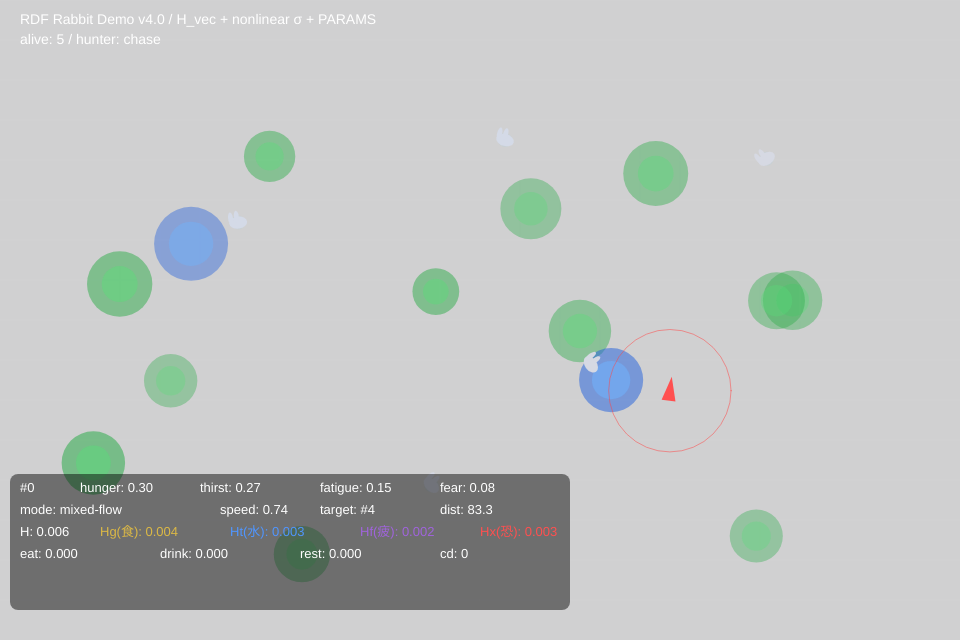
Frame 1 (no input)
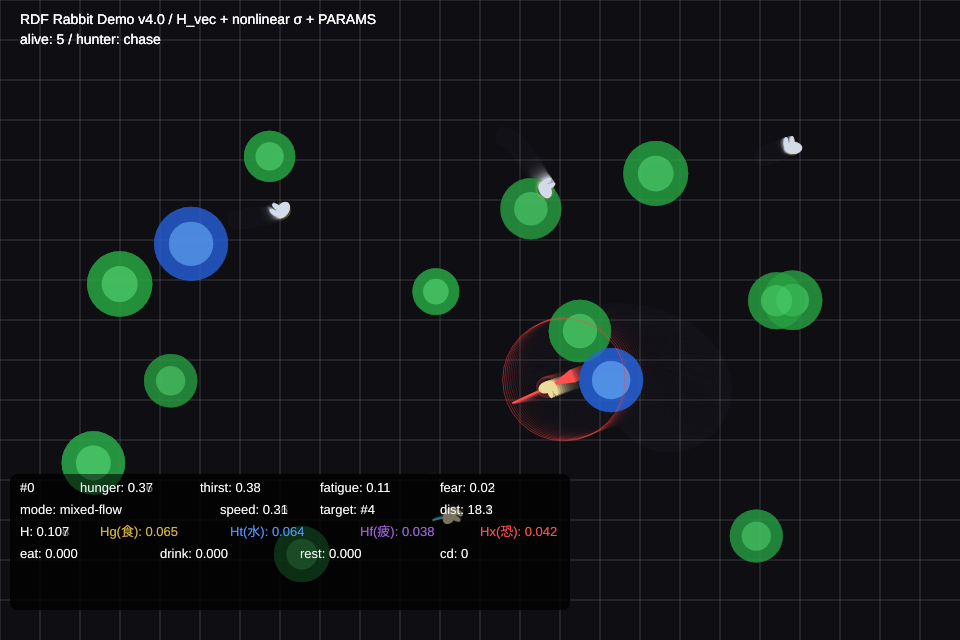
Frame 60 (no input)
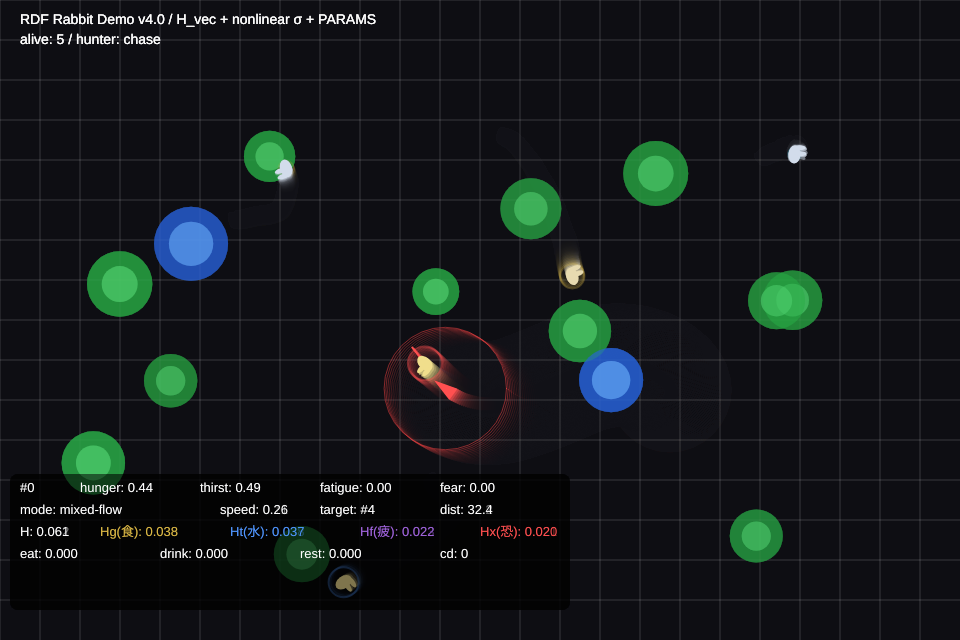
Frame 120 (the mouse pressed at the canvas centre since frame 60)

The p5.js sketch that drew these frames (run headless with seeded random() and noise() and a simulated clock; from frame 60 on, the mouse is pressed at the canvas centre):

// p5.js sketch
// ── sketch.js
/*
RDF Rabbit Demo v4.1 : 資源枯渇→即時転移

変更点 (v4.0 → v4.1):
──────────────────────────────────────────────────
[4] 資源の枯渇→転移モデル
    旧: nutrition/available が徐々に現地再生
    新: 閾値以下に枯渇 → respawn() で別の場所に即時転移＋リセット

    効果:
    - 水と草の重なりによる「永続安全地帯」が解消
    - 資源が地形のように動き回り、探索圧が常に維持される
    - アンカー退場条件(nutrition<0.08)が転移閾値(0.03)より先に発火するので
      アンカー中の rabbit が転移に巻き込まれることはない

    PARAMS 追加:
    - GRASS_RESPAWN_THRESHOLD: 0.03
    - WATER_RESPAWN_THRESHOLD: 0.03
──────────────────────────────────────────────────
*/

// ===== PARAMS（Fluctuation MOD の注入点） =====
const PARAMS = {
  // ワールド
  NUM_RABBITS: 5,
  NUM_GRASS:   12,
  NUM_WATER:   2,

  // 慣性係数  M：強いほど方向変化に抵抗
  M_INERTIA: 0.935,

  // ニーズ変化率
  HUNGER_RATE:  0.0012,
  THIRST_RATE:  0.0018,
  FEAR_DECAY:   0.97,

  // 疲労蓄積
  SPRINT_EXCESS_START:   1.35,
  SPRINT_FATIGUE_SCALE:  0.0032,
  SLOW_FATIGUE_RECOVERY: 0.0018,
  SLOW_THRESHOLD:        0.4,

  // H_vec 散逸  α：低いほど熱が長く残る
  H_DISSIPATION: 0.988,

  // 非線形σ係数  σ = error² × this
  H_ERROR_SCALE: 0.018,

  // 疲労→H_vec.fatigue への直接寄与
  H_FATIGUE_SCALE: 0.0015,

  // 跳躍後熱残留率 ρ
  H_JUMP_RESIDUAL: 0.35,

  // ニーズ過剰→H_vec 成分への二乗蓄積閾値＆係数
  THIRST_EXCESS_START:      0.48,
  HUNGER_EXCESS_START:      0.54,
  FATIGUE_EXCESS_START:     0.60,
  FEAR_EXCESS_START:        0.25,
  H_THIRST_EXCESS_SCALE:    0.12,
  H_HUNGER_EXCESS_SCALE:    0.08,
  H_FATIGUE_EXCESS_SCALE:   0.05,
  H_FEAR_EXCESS_SCALE:      0.10,

  // H_vec による勾配場増幅（最大ブースト率）
  H_FOOD_AMP:   0.45,
  H_WATER_AMP:  0.45,
  H_COVER_AMP:  0.30,
  H_DANGER_AMP: 0.35,

  // 摂取によるH_vec 冷却
  H_EAT_COOL:   1.5,
  H_DRINK_COOL: 1.5,

  // 恐怖曝露時の H_vec.fear 直接増加
  H_FEAR_SOUND:  0.002,
  H_FEAR_VISUAL: 0.006,

  // 跳躍閾値
  H_ANCHOR_THRESHOLD: 1.2,
  FEAR_ANCHOR_BREAK:  0.42,

  // 移動速度
  MIN_SPEED:         1.8,
  MAX_SPEED:         4.2,
  FATIGUE_SPEED_MIN: 0.56,

  // 勾配場の有効範囲
  FOOD_RANGE:        240,
  WATER_RANGE:       280,
  COVER_GRASS_RANGE: 210,
  COVER_WATER_RANGE: 220,

  // 壁反発
  WALL_MARGIN: 38,
  WALL_FORCE:  0.02,

  // ノイズ
  NOISE_BASE:    0.05,
  NOISE_H_SCALE: 0.03,

  // アンカー入場条件
  ANCHOR_MIN_OVERLAP:          0.72,
  ANCHOR_GRASS_MAX_FEAR:       0.28,
  ANCHOR_WATER_MAX_FEAR:       0.32,
  ANCHOR_MIN_HUNGER:           0.45,
  ANCHOR_MIN_FATIGUE:          0.42,
  ANCHOR_MIN_THIRST:           0.38,
  ANCHOR_MIN_GRASS_NUTRITION:  0.18,
  ANCHOR_MIN_WATER_AVAILABLE:  0.15,

  // アンカー退場条件
  ANCHOR_GRASS_EXIT_HUNGER:  0.16,
  ANCHOR_GRASS_EXIT_FATIGUE: 0.22,
  ANCHOR_GRASS_EXIT_THIRST:  0.68,
  ANCHOR_WATER_EXIT_THIRST:  0.22,

  // 摂取レート（自由行動 / アンカー中）
  INTAKE_FOOD_FREE:     0.010,
  INTAKE_FOOD_ANCHORED: 0.012,
  INTAKE_WATER_FREE:    0.012,
  INTAKE_WATER_ANCHORED:0.015,
  HUNGER_PER_FOOD:      0.9,
  THIRST_PER_WATER:     1.3,

  // 休息フラックス
  RESTFLUX_GRASS_FREE:     0.004,
  RESTFLUX_WATER_FREE:     0.003,
  RESTFLUX_GRASS_ANCHORED: 0.006,
  RESTFLUX_WATER_ANCHORED: 0.004,

  // 摩擦（資源上でのvel減衰）
  SLOW_FRICTION_GRASS: 0.16,
  SLOW_FRICTION_WATER: 0.14,

  // アンカー解放
  RELEASE_VEL:         1.8,
  COOLDOWN_ANCHOR:     70,
  COOLDOWN_FEAR_BREAK: 35,

  // ハンター
  HUNTER_DETECT_RANGE: 230,
  HUNTER_SOUND_RANGE:  260,
  HUNTER_KILL_RANGE:   12,
  HUNTER_CHASE_SPEED:  2.1,
  HUNTER_SEARCH_SPEED: 1.5,
  HUNTER_WANDER_SPEED: 1.0,
  HUNTER_MEMORY:       85,

  // バイアス表示閾値
  FEAR_BIAS:    0.58,
  THIRST_BIAS:  0.62,
  FATIGUE_BIAS: 0.62,
  HUNGER_BIAS:  0.62,

  // ノルアドレナリンスイッチ（素流圧ラベル再編）
  // fear がこの範囲を通過すると平時→非常時モードへ smooth に切替
  DANGER_MODE_LOW:      0.12,   // 以下 = 平時モード（旧0.30→下げた）
  DANGER_MODE_HIGH:     0.45,   // 以上 = 非常時モード（旧0.65→下げた）

  // naLevel の非対称ダイナミクス
  // 上昇は速く（危険検知は即座）、減衰は遅く（余韻が長い）
  NA_RISE_RATE:  0.18,   // dangerMode に向けて上昇する速さ
  NA_DECAY_RATE: 0.004,  // dangerMode が下がった後に減衰する速さ

  // 非常時モードでの食料・飲水圧の抑制率（平時=1.0）
  FOOD_DANGER_SUPPRESS:  0.08,  // 「草＝遮蔽」になるので食料引力ほぼ消える
  WATER_DANGER_SUPPRESS: 0.12,  // 「水辺＝逃走制限」になるので飲水引力消える

  // 危険時：草＝遮蔽候補（nutrition無関係でcoverを参照）
  COVER_DANGER_SCALE:    2.8,

  // 危険時：水辺＝移動制限リスク（反発圧）
  WATER_RISK_SCALE:      0.9,

  // 危険時：開放地露出リスク
  // 最寄り草までの距離がこれ以上→「開放地」と判定して遮蔽へ引力
  OPEN_RISK_THRESHOLD:   80,
  OPEN_RISK_SCALE:       1.4,

  // 資源枯渇→転移の閾値
  // アンカー退場条件(grass:0.08, water:0.07)より小さく設定
  // → anchored rabbit が転移に巻き込まれない
  GRASS_RESPAWN_THRESHOLD: 0.03,
  WATER_RESPAWN_THRESHOLD: 0.03,

  // リセット
  RESET_FRAMES: 90,
};

// ===== グローバル変数 =====
let rabbits = [];
let grassPatches = [];
let waterSources = [];
let hunter;
let resetTimer = 0;

// ===== セットアップ =====
function setup() {
  createCanvas(960, 640);
  initWorld();
}

function initWorld() {
  grassPatches = [];
  waterSources = [];
  rabbits      = [];
  resetTimer   = 0;

  for (let i = 0; i < PARAMS.NUM_GRASS; i++) {
    grassPatches.push(new GrassPatch(random(70, width - 70), random(70, height - 70)));
  }
  for (let i = 0; i < PARAMS.NUM_WATER; i++) {
    waterSources.push(new WaterSource(random(120, width - 120), random(120, height - 120)));
  }
  for (let i = 0; i < PARAMS.NUM_RABBITS; i++) {
    rabbits.push(new Rabbit(random(width * 0.2, width * 0.8), random(height * 0.2, height * 0.8), i));
  }
  hunter = new ActiveThreat(random(width), random(height));
}

// ===== メインループ =====
function draw() {
  background(18, 20, 24, 50);
  drawGrid();

  for (const g of grassPatches) { g.update(); g.show(); }
  for (const w of waterSources) { w.update(); w.show(); }

  const aliveRabbits = rabbits.filter(r => r.alive);

  hunter.update(aliveRabbits);
  hunter.show();

  for (const rabbit of rabbits) { rabbit.update(hunter); rabbit.show(); }

  drawUI(aliveRabbits.length);

  if (aliveRabbits.length === 0) {
    resetTimer++;
    drawResetOverlay();
    if (resetTimer > PARAMS.RESET_FRAMES) initWorld();
  }
}

function drawGrid() {
  stroke(255, 255, 255, 10);
  strokeWeight(1);
  for (let x = 0; x < width;  x += 40) line(x, 0, x, height);
  for (let y = 0; y < height; y += 40) line(0, y, width, y);
}

function drawUI(aliveCount) {
  noStroke();
  fill(255);
  textSize(14);
  text('RDF Rabbit Demo v4.0 / H_vec + nonlinear σ + PARAMS', 20, 24);
  text(`alive: ${aliveCount} / hunter: ${hunter.mode}`, 20, 44);

  // aliveCount はフレーム前半の snapshot なので
  // update() 中にハンターが仕留めた場合は focus が undefined になりうる
  const focus = rabbits.find(r => r.alive);
  if (!focus) return;
  const x = 20, y = height - 148;
  fill(0, 0, 0, 120);
  rect(x - 10, y - 18, 560, 136, 8);

  fill(255);
  textSize(13);
  text(`#${focus.id}`, x, y);
  text(`hunger: ${focus.hunger.toFixed(2)}`, x + 60,  y);
  text(`thirst: ${focus.thirst.toFixed(2)}`, x + 180, y);
  text(`fatigue: ${focus.fatigue.toFixed(2)}`, x + 300, y);
  text(`fear: ${focus.fear.toFixed(2)}`, x + 420, y);

  text(`mode: ${focus.label()}`, x, y + 22);
  text(`speed: ${focus.vel.mag().toFixed(2)}`, x + 200, y + 22);
  text(`target: ${hunter.target ? '#' + hunter.target.id : 'none'}`, x + 300, y + 22);
  text(`dist: ${hunter.target ? p5.Vector.dist(hunter.pos, hunter.target.pos).toFixed(1) : '-'}`, x + 420, y + 22);

  // H_vec 表示（色付き）
  const H  = focus.getH();
  const hv = focus.H_vec;
  fill(255); text(`H: ${H.toFixed(3)}`, x, y + 44);
  fill(220, 185, 70);  text(`Hg(食): ${hv.hunger.toFixed(3)}`,  x + 80,  y + 44);
  fill(80,  150, 255); text(`Ht(水): ${hv.thirst.toFixed(3)}`,  x + 210, y + 44);
  fill(160, 100, 220); text(`Hf(疲): ${hv.fatigue.toFixed(3)}`, x + 340, y + 44);
  fill(255, 80,  80);  text(`Hx(恐): ${hv.fear.toFixed(3)}`,    x + 460, y + 44);

  fill(255);
  text(`eat: ${focus.intakeFood.toFixed(3)}`,   x,       y + 66);
  text(`drink: ${focus.intakeWater.toFixed(3)}`, x + 140, y + 66);
  text(`rest: ${focus.restFlux.toFixed(3)}`,     x + 280, y + 66);
  text(`cd: ${focus.anchorCooldown}`,             x + 420, y + 66);
}

function drawResetOverlay() {
  fill(0, 0, 0, 140);
  rect(0, 0, width, height);
  fill(255);
  textAlign(CENTER, CENTER);
  textSize(28);
  text('All rabbits dead — resetting...', width / 2, height / 2);
  textAlign(LEFT, BASELINE);
}

// ===== GrassPatch =====
class GrassPatch {
  constructor(x, y) {
    this.pos       = createVector(x, y);
    this.radius    = random(22, 36);
    this.nutrition = random(0.55, 1.0);
    this.cover     = random(0.35, 1.0);
    this.stopEase  = random(0.45, 1.0);
    // growRate 削除: 現地再生なし → 枯渇で転移
  }

  // 枯渇したら別の場所に転移・リセット
  respawn() {
    this.pos.set(random(70, width - 70), random(70, height - 70));
    this.radius    = random(22, 36);
    this.nutrition = random(0.65, 1.0);
    this.cover     = random(0.35, 1.0);
    this.stopEase  = random(0.45, 1.0);
  }

  update() { /* 現地再生なし */ }

  consume(amount) {
    const eaten = min(this.nutrition, amount);
    this.nutrition -= eaten;
    if (this.nutrition < PARAMS.GRASS_RESPAWN_THRESHOLD) this.respawn();
    return eaten;
  }
  show() {
    noStroke();
    const alpha = map(this.nutrition, 0, 1, 22, 140);
    fill(40, 170, 70, alpha);
    circle(this.pos.x, this.pos.y, this.radius * 2);
    fill(90, 220, 120, alpha * 0.9);
    circle(this.pos.x, this.pos.y, this.radius * 1.1);
  }
}

// ===== WaterSource =====
class WaterSource {
  constructor(x, y) {
    this.pos       = createVector(x, y);
    this.radius    = random(28, 42);
    this.hydration = random(0.85, 1.0);
    this.available = random(0.6, 1.0);
    this.stopEase  = random(0.4, 0.8);
    // recoverRate 削除: 現地再生なし → 枯渇で転移
  }

  // 枯渇したら別の場所に転移・リセット
  respawn() {
    this.pos.set(random(120, width - 120), random(120, height - 120));
    this.radius    = random(28, 42);
    this.hydration = random(0.85, 1.0);
    this.available = random(0.65, 1.0);
    this.stopEase  = random(0.4, 0.8);
  }

  update() { /* 現地再生なし */ }

  drink(amount) {
    const drank = min(this.available, amount);
    this.available -= drank;
    if (this.available < PARAMS.WATER_RESPAWN_THRESHOLD) this.respawn();
    return drank;
  }
  show() {
    noStroke();
    const alpha = map(this.available, 0, 1, 40, 150);
    fill(40, 100, 220, alpha);
    circle(this.pos.x, this.pos.y, this.radius * 2);
    fill(110, 180, 255, alpha * 0.95);
    circle(this.pos.x, this.pos.y, this.radius * 1.2);
  }
}

// ===== ActiveThreat =====
class ActiveThreat {
  constructor(x, y) {
    this.pos         = createVector(x, y);
    this.vel         = p5.Vector.random2D().mult(0.9);
    this.acc         = createVector(0, 0);
    this.radius      = 18;
    this.mode        = 'wander';
    this.detectRange = PARAMS.HUNTER_DETECT_RANGE;
    this.soundRange  = PARAMS.HUNTER_SOUND_RANGE;
    this.killRange   = PARAMS.HUNTER_KILL_RANGE;
    this.memory      = 0;
    this.lastSeen    = null;
    this.target      = null;
  }

  canSee(rabbit) {
    if (!rabbit || !rabbit.alive) return false;
    const d = p5.Vector.dist(this.pos, rabbit.pos);
    if (d > this.detectRange) return false;
    for (const g of grassPatches) {
      if (distancePointToSegment(g.pos, this.pos, rabbit.pos) < g.radius * 0.9) return false;
    }
    return true;
  }

  chooseTarget(rabbits) {
    let best = null, bestD = Infinity;
    for (const r of rabbits) {
      if (!r.alive) continue;
      const d = p5.Vector.dist(this.pos, r.pos);
      if (this.canSee(r) && d < bestD) { best = r; bestD = d; }
    }
    return best;
  }

  update(rabbits) {
    this.acc.mult(0);
    const visible = this.chooseTarget(rabbits);

    if (visible) {
      this.target   = visible;
      this.mode     = 'chase';
      this.memory   = PARAMS.HUNTER_MEMORY;
      this.lastSeen = visible.pos.copy();
    } else if (this.memory > 0 && this.lastSeen) {
      this.mode = 'search';
      this.memory--;
      if (this.target && !this.target.alive) this.target = null;
    } else {
      this.mode     = 'wander';
      this.lastSeen = null;
      this.target   = null;
    }

    if (this.mode === 'chase' && this.target?.alive) {
      this.acc.add(p5.Vector.sub(this.target.pos, this.pos).normalize().mult(0.18));
    } else if (this.mode === 'search' && this.lastSeen) {
      const dir = p5.Vector.sub(this.lastSeen, this.pos);
      if (dir.mag() > 5) this.acc.add(dir.normalize().mult(0.1));
      if (random() < 0.04) this.acc.add(p5.Vector.random2D().mult(0.08));
    } else {
      if (random() < 0.06) this.acc.add(p5.Vector.random2D().mult(0.12));
    }

    this.vel.add(this.acc);
    const maxSpeed = this.mode === 'chase'  ? PARAMS.HUNTER_CHASE_SPEED  :
                     this.mode === 'search' ? PARAMS.HUNTER_SEARCH_SPEED : PARAMS.HUNTER_WANDER_SPEED;
    this.vel.limit(maxSpeed);
    this.pos.add(this.vel);
    wrapPosition(this.pos);

    if (this.target?.alive) {
      if (p5.Vector.dist(this.pos, this.target.pos) < this.killRange) {
        this.target.die();
        this.mode = 'wander';
        this.target = this.lastSeen = null;
        this.memory = 0;
      }
    }
  }

  show() {
    noFill();
    stroke(255, 70, 70, this.mode === 'chase' ? 130 : 70);
    circle(this.pos.x, this.pos.y, this.radius * 6.8);
    push();
    translate(this.pos.x, this.pos.y);
    noStroke();
    fill(this.mode === 'chase' ? color(255, 80, 80) : color(210, 90, 90));
    rotate(this.vel.heading());
    triangle(14, 0, -10, -7, -10, 7);
    pop();
  }
}

// ===== Rabbit =====
class Rabbit {
  constructor(x, y, id) {
    this.id    = id;
    this.alive = true;
    this.pos   = createVector(x, y);
    this.vel   = p5.Vector.random2D().mult(0.8);
    this.acc   = createVector(0, 0);

    // 整合慣性（スカラー近似）
    this.M = PARAMS.M_INERTIA;

    // H_vec：4次元熱ベクトル
    // hunger:空腹熱 / thirst:口渇熱 / fatigue:疲労熱 / fear:恐怖熱
    this.H_vec = { hunger: 0, thirst: 0, fatigue: 0, fear: 0 };

    this.hunger  = random(0.2, 0.35);
    this.thirst  = random(0.18, 0.32);
    this.fatigue = random(0.08, 0.16);
    this.fear    = random(0.04, 0.1);

    // naLevel：ノルアドレナリンレベル（fear より遅く減衰する）
    // 上昇速: NA_RISE_RATE / 減衰遅: NA_DECAY_RATE
    this.naLevel = 0;

    this.noiseScale  = PARAMS.NOISE_BASE;
    this.intakeFood  = 0;
    this.intakeWater = 0;
    this.restFlux    = 0;

    this.isAnchored    = false;
    this.anchorType    = null;
    this.anchorTarget  = null;
    this.anchorCooldown = 0;

    this.lastForces = {
      food:   createVector(0, 0),
      water:  createVector(0, 0),
      cover:  createVector(0, 0),
      danger: createVector(0, 0),
      cost:   createVector(0, 0),
    };
  }

  // ||H_vec|| = スカラーH（閾値判定・リング半径に使用）
  getH() {
    const v = this.H_vec;
    return sqrt(v.hunger**2 + v.thirst**2 + v.fatigue**2 + v.fear**2);
  }

  // H_vec 全成分に一様係数を適用（散逸・跳躍後残留）
  _scaleH(factor) {
    this.H_vec.hunger  *= factor;
    this.H_vec.thirst  *= factor;
    this.H_vec.fatigue *= factor;
    this.H_vec.fear    *= factor;
  }

  die() {
    this.alive = false;
    this.isAnchored = false;
    this.vel.set(0, 0);
    this.acc.set(0, 0);
  }

  label() {
    if (!this.alive) return 'dead';
    if (this.isAnchored && this.anchorType === 'grass')  return 'anchored-grass';
    if (this.isAnchored && this.anchorType === 'water')  return 'anchored-water';
    if (this.naLevel    > 0.85)              return 'NA-switch';
    if (this.fear    > PARAMS.FEAR_BIAS)    return 'escape-bias';
    if (this.thirst  > PARAMS.THIRST_BIAS)  return 'water-bias';
    if (this.fatigue > PARAMS.FATIGUE_BIAS) return 'rest-bias';
    if (this.hunger  > PARAMS.HUNGER_BIAS)  return 'food-bias';
    return 'mixed-flow';
  }

  update(hunter) {
    if (!this.alive) return;

    this.acc.mult(0);
    this.intakeFood  = 0;
    this.intakeWater = 0;
    this.restFlux    = 0;

    if (this.anchorCooldown > 0) this.anchorCooldown--;

    this.updateNeeds();

    if (this.isAnchored) {
      this.senseDangerOnly(hunter);
      this.applyAnchoredFlows();
      const quickBreak = lerp(PARAMS.FEAR_ANCHOR_BREAK, 0.92, this.naLevel);
      if (this.fear > quickBreak) this.clearAnchor(PARAMS.COOLDOWN_FEAR_BREAK);
      return;
    }

    const field = this.buildGradientField(hunter);
    this.lastForces = field;

    const inertialFlow = p5.Vector.mult(this.vel, this.M);

    let total = createVector(0, 0);
    total.add(field.food);
    total.add(field.water);
    total.add(field.cover);
    total.add(field.cost);
    total.add(field.danger);

    // 誤差 E(t) = F(t) - M·V(t)
    const error = p5.Vector.sub(total, inertialFlow).mag();

    // 非線形熱生成 σ = error² × H_ERROR_SCALE
    // → 現在の need 比で H_vec 各成分に分配
    const sigma   = error * error * PARAMS.H_ERROR_SCALE;
    const needSum = this.hunger + this.thirst + this.fatigue + this.fear + 0.001;
    this.H_vec.hunger  += sigma * (this.hunger  / needSum);
    this.H_vec.thirst  += sigma * (this.thirst  / needSum);
    this.H_vec.fatigue += sigma * (this.fatigue / needSum);
    this.H_vec.fear    += sigma * (this.fear    / needSum);

    // 疲労の直接寄与（疲労熱成分へ）
    this.H_vec.fatigue += this.fatigue * PARAMS.H_FATIGUE_SCALE;

    // H_vec 散逸  dH/dt の -αH 項
    this._scaleH(PARAMS.H_DISSIPATION);

    const H = this.getH();

    // ξ：H_vec の大きさに比例してノイズ増加
    total.add(p5.Vector.random2D().mult(this.noiseScale + H * PARAMS.NOISE_H_SCALE));

    this.vel.add(total);
    this.vel.limit(this.computeMaxSpeed());
    this.pos.add(this.vel);
    wrapPosition(this.pos);

    this.resolveLocalInteractions();
    this.tryAnchorPhase();
  }

  updateNeeds() {
    this.hunger = constrain(this.hunger + PARAMS.HUNGER_RATE, 0, 1);
    this.thirst = constrain(this.thirst + PARAMS.THIRST_RATE, 0, 1);
    this.fear  *= PARAMS.FEAR_DECAY;

    // naLevel：fear から求めた目標値に非対称レートで追従
    // 上昇は速く（NA_RISE_RATE）、減衰は遅い（NA_DECAY_RATE）
    const naTarget = constrain(
      map(this.fear, PARAMS.DANGER_MODE_LOW, PARAMS.DANGER_MODE_HIGH, 0, 1),
      0, 1
    );
    if (naTarget > this.naLevel) {
      this.naLevel = lerp(this.naLevel, naTarget, PARAMS.NA_RISE_RATE);
    } else {
      this.naLevel = lerp(this.naLevel, naTarget, PARAMS.NA_DECAY_RATE);
    }

    // 過剰ニーズ → 対応する H_vec 成分に二乗蓄積
    const thirstEx  = max(0, this.thirst  - PARAMS.THIRST_EXCESS_START);
    const hungerEx  = max(0, this.hunger  - PARAMS.HUNGER_EXCESS_START);
    const fatigueEx = max(0, this.fatigue - PARAMS.FATIGUE_EXCESS_START);
    const fearEx    = max(0, this.fear    - PARAMS.FEAR_EXCESS_START);
    this.H_vec.thirst  += thirstEx  ** 2 * PARAMS.H_THIRST_EXCESS_SCALE;
    this.H_vec.hunger  += hungerEx  ** 2 * PARAMS.H_HUNGER_EXCESS_SCALE;
    this.H_vec.fatigue += fatigueEx ** 2 * PARAMS.H_FATIGUE_EXCESS_SCALE;
    this.H_vec.fear    += fearEx    ** 2 * PARAMS.H_FEAR_EXCESS_SCALE;

    const speed        = this.vel.mag();
    const sprintExcess = max(0, speed - PARAMS.SPRINT_EXCESS_START);
    this.fatigue = constrain(
      this.fatigue + sprintExcess ** 2 * PARAMS.SPRINT_FATIGUE_SCALE, 0, 1
    );

    if (!this.isAnchored && speed < PARAMS.SLOW_THRESHOLD) {
      this.fatigue = max(0, this.fatigue - PARAMS.SLOW_FATIGUE_RECOVERY);
    }
  }

  senseDangerOnly(hunter) {
    const d = max(p5.Vector.dist(this.pos, hunter.pos), 1);
    if (d < hunter.soundRange) {
      this.fear = min(1, this.fear + 0.0025);
      this.H_vec.fear = min(3, this.H_vec.fear + PARAMS.H_FEAR_SOUND);
    }
    if (hunter.canSee(this) && d < hunter.detectRange) {
      this.fear = min(1, this.fear + 0.012);
      this.H_vec.fear = min(3, this.H_vec.fear + PARAMS.H_FEAR_VISUAL);
    }
  }

  buildGradientField(hunter) {
    let F_food   = createVector(0, 0);
    let F_water  = createVector(0, 0);
    let F_cover  = createVector(0, 0);
    let F_danger = createVector(0, 0);
    let F_cost   = createVector(0, 0);

    const thirstUrgency = max(0, this.thirst - 0.45) * 1.8;

    // H_vec 方向ブースト係数
    // 「空腹熱が高い兎は食物引力がより強く見える」を実装
    const H       = this.getH() + 0.001;
    const foodAmp   = 1 + PARAMS.H_FOOD_AMP   * (this.H_vec.hunger  / H);
    const waterAmp  = 1 + PARAMS.H_WATER_AMP  * (this.H_vec.thirst  / H);
    const coverAmp  = 1 + PARAMS.H_COVER_AMP  * (this.H_vec.fatigue / H);
    const dangerAmp = 1 + PARAMS.H_DANGER_AMP * (this.H_vec.fear    / H);

    for (const g of grassPatches) {
      const to   = p5.Vector.sub(g.pos, this.pos);
      const dRaw = to.mag();
      const dEff = max(dRaw, g.radius * 0.7);
      const dir  = to.copy().normalize();

      const foodPull  = this.hunger * g.nutrition * (1.0 - min(0.55, thirstUrgency * 0.28)) / dEff;
      const coverPull = (this.fear * 1.6) * g.cover / dEff;
      const restPull  = this.fatigue * g.stopEase / dEff;

      if (dRaw < PARAMS.FOOD_RANGE)        F_food.add(p5.Vector.mult(dir, foodPull));
      if (dRaw < PARAMS.COVER_GRASS_RANGE) F_cover.add(p5.Vector.mult(dir, coverPull + restPull));
    }

    for (const w of waterSources) {
      const to   = p5.Vector.sub(w.pos, this.pos);
      const dRaw = to.mag();
      const dEff = max(dRaw, w.radius * 0.7);
      const dir  = to.copy().normalize();

      const waterPull = this.thirst * w.hydration * w.available * 3.2 / dEff;
      const restPull  = this.fatigue * w.stopEase * 0.4 / dEff;

      if (dRaw < PARAMS.WATER_RANGE)        F_water.add(p5.Vector.mult(dir, waterPull));
      if (dRaw < PARAMS.COVER_WATER_RANGE)  F_cover.add(p5.Vector.mult(dir, restPull));
    }

    // ブースト適用（H_vec による勾配場の方向的増幅）
    F_food.mult(foodAmp);
    F_water.mult(waterAmp);
    F_cover.mult(coverAmp);

    const d    = max(p5.Vector.dist(this.pos, hunter.pos), 1);
    const away = p5.Vector.sub(this.pos, hunter.pos).normalize();

    if (d < hunter.soundRange) {
      const soundPush = (0.15 + this.fear) * 0.8 / d;
      F_danger.add(p5.Vector.mult(away, soundPush));
      this.fear = min(1, this.fear + 0.0018);
      this.H_vec.fear = min(3, this.H_vec.fear + PARAMS.H_FEAR_SOUND);
    }
    if (hunter.canSee(this) && d < hunter.detectRange) {
      const visualPush = (0.35 + this.fear) * 2.8 / d;
      F_danger.add(p5.Vector.mult(away, visualPush));
      this.fear = min(1, this.fear + 0.0075);
      this.H_vec.fear = min(3, this.H_vec.fear + PARAMS.H_FEAR_VISUAL);
    }
    F_danger.mult(dangerAmp);

    if (this.pos.x < PARAMS.WALL_MARGIN)           F_cost.add(createVector( PARAMS.WALL_FORCE,  0));
    if (this.pos.x > width  - PARAMS.WALL_MARGIN)  F_cost.add(createVector(-PARAMS.WALL_FORCE,  0));
    if (this.pos.y < PARAMS.WALL_MARGIN)           F_cost.add(createVector( 0,  PARAMS.WALL_FORCE));
    if (this.pos.y > height - PARAMS.WALL_MARGIN)  F_cost.add(createVector( 0, -PARAMS.WALL_FORCE));

    // ── ノルアドレナリンスイッチ：素流圧ラベル再編 ──────────────────
    // this.naLevel を使用（fear より遅く減衰する）
    const dangerMode = this.naLevel;

    if (dangerMode > 0) {
      // [1] 食料圧・飲水圧を抑制
      //     「草＝遮蔽候補」「水辺＝逃走制限」へ意味が反転するため
      F_food.mult(lerp(1.0, PARAMS.FOOD_DANGER_SUPPRESS,  dangerMode));
      F_water.mult(lerp(1.0, PARAMS.WATER_DANGER_SUPPRESS, dangerMode));

      // [2] 草→遮蔽候補：nutritionではなくcoverを参照して引力を再付与
      for (const g of grassPatches) {
        const to   = p5.Vector.sub(g.pos, this.pos);
        const dRaw = to.mag();
        const dEff = max(dRaw, g.radius * 0.7);
        if (dRaw < PARAMS.COVER_GRASS_RANGE) {
          const shelterPull = dangerMode * PARAMS.COVER_DANGER_SCALE * g.cover / dEff;
          F_cover.add(p5.Vector.mult(to.copy().normalize(), shelterPull));
        }
      }

      // [3] 水辺→移動制限リスク：近距離の水辺から反発圧を付与
      for (const w of waterSources) {
        const to   = p5.Vector.sub(w.pos, this.pos);
        const dRaw = to.mag();
        if (dRaw < w.radius * 3.5) {
          const riskPush = dangerMode * PARAMS.WATER_RISK_SCALE / max(dRaw, w.radius);
          F_cost.add(p5.Vector.mult(to.copy().normalize().mult(-1), riskPush));
        }
      }

      // [4] 開放地露出リスク：最寄り草が遠ければ遮蔽へ引力を強化
      let nearDist = Infinity, nearDir = null;
      for (const g of grassPatches) {
        const d = p5.Vector.dist(this.pos, g.pos);
        if (d < nearDist) { nearDist = d; nearDir = p5.Vector.sub(g.pos, this.pos).normalize(); }
      }
      if (nearDir && nearDist > PARAMS.OPEN_RISK_THRESHOLD) {
        const exposure = map(nearDist, PARAMS.OPEN_RISK_THRESHOLD, 350, 0, 1, true);
        F_cover.add(p5.Vector.mult(nearDir, dangerMode * PARAMS.OPEN_RISK_SCALE * exposure));
      }
    }
    // ────────────────────────────────────────────────────────────────

    return { food: F_food, water: F_water, cover: F_cover, danger: F_danger, cost: F_cost };
  }

  computeMaxSpeed() {
    const fearBoost      = map(this.fear, 0, 1, PARAMS.MIN_SPEED, PARAMS.MAX_SPEED);
    const fatiguePenalty = map(this.fatigue, 0, 1, 1.0, PARAMS.FATIGUE_SPEED_MIN);
    return fearBoost * fatiguePenalty;
  }

  resolveLocalInteractions() {
    for (const g of grassPatches) {
      const d       = p5.Vector.dist(this.pos, g.pos);
      const overlap = max(0, 1 - d / (g.radius * 0.95));
      const calmness = (1 - this.fear) * max(0, 1 - this.vel.mag() / 1.25);
      const intake  = overlap * calmness;
      if (intake > 0) {
        this.intakeFood = max(this.intakeFood, intake * g.nutrition * PARAMS.INTAKE_FOOD_FREE);
        this.restFlux   = max(this.restFlux,  intake * g.stopEase  * PARAMS.RESTFLUX_GRASS_FREE);
        this.vel.mult(1.0 - overlap * PARAMS.SLOW_FRICTION_GRASS);
      }
    }
    for (const w of waterSources) {
      const d       = p5.Vector.dist(this.pos, w.pos);
      const overlap = max(0, 1 - d / (w.radius * 0.95));
      const calmness = (1 - this.fear) * max(0, 1 - this.vel.mag() / 1.35);
      const intake  = overlap * calmness;
      if (intake > 0) {
        this.intakeWater = max(this.intakeWater, intake * w.hydration * w.available * PARAMS.INTAKE_WATER_FREE);
        this.restFlux    = max(this.restFlux,   intake * w.stopEase  * PARAMS.RESTFLUX_WATER_FREE);
        this.vel.mult(1.0 - overlap * PARAMS.SLOW_FRICTION_WATER);
      }
    }
    this.applyIntakeFlows();
  }

  applyIntakeFlows() {
    if (this.intakeFood > 0) {
      let remaining = this.intakeFood;
      for (const g of grassPatches) {
        const d = p5.Vector.dist(this.pos, g.pos);
        if (d < g.radius * 0.95 && remaining > 0) {
          const eaten = g.consume(min(remaining, PARAMS.INTAKE_FOOD_FREE));
          this.hunger   = max(0, this.hunger - eaten * PARAMS.HUNGER_PER_FOOD);
          this.H_vec.hunger = max(0, this.H_vec.hunger - eaten * PARAMS.H_EAT_COOL);
          remaining -= eaten;
        }
      }
    }
    if (this.intakeWater > 0) {
      let remaining = this.intakeWater;
      for (const w of waterSources) {
        const d = p5.Vector.dist(this.pos, w.pos);
        if (d < w.radius * 0.95 && remaining > 0) {
          const drank = w.drink(min(remaining, PARAMS.INTAKE_WATER_FREE));
          this.thirst  = max(0, this.thirst - drank * PARAMS.THIRST_PER_WATER);
          this.H_vec.thirst = max(0, this.H_vec.thirst - drank * PARAMS.H_DRINK_COOL);
          remaining -= drank;
        }
      }
    }
    if (this.restFlux > 0) {
      this.fatigue = max(0, this.fatigue - this.restFlux);
    }
  }

  tryAnchorPhase() {
    if (this.anchorCooldown > 0 || this.isAnchored || !this.alive) return false;

    for (const g of grassPatches) {
      const d       = p5.Vector.dist(this.pos, g.pos);
      const overlap = max(0, 1 - d / (g.radius * 0.95));
      if (
        overlap > PARAMS.ANCHOR_MIN_OVERLAP &&
        this.fear < PARAMS.ANCHOR_GRASS_MAX_FEAR &&
        (this.hunger > PARAMS.ANCHOR_MIN_HUNGER || this.fatigue > PARAMS.ANCHOR_MIN_FATIGUE) &&
        g.nutrition > PARAMS.ANCHOR_MIN_GRASS_NUTRITION
      ) {
        this.isAnchored   = true;
        this.anchorType   = 'grass';
        this.anchorTarget = g;
        return true;
      }
    }
    for (const w of waterSources) {
      const d       = p5.Vector.dist(this.pos, w.pos);
      const overlap = max(0, 1 - d / (w.radius * 0.95));
      if (
        overlap > PARAMS.ANCHOR_MIN_OVERLAP &&
        this.fear < PARAMS.ANCHOR_WATER_MAX_FEAR &&
        this.thirst > PARAMS.ANCHOR_MIN_THIRST &&
        w.available > PARAMS.ANCHOR_MIN_WATER_AVAILABLE
      ) {
        this.isAnchored   = true;
        this.anchorType   = 'water';
        this.anchorTarget = w;
        return true;
      }
    }
    return false;
  }

  applyAnchoredFlows() {
    if (!this.alive) return;
    this.vel.set(0, 0);
    this.acc.set(0, 0);
    this.intakeFood  = 0;
    this.intakeWater = 0;
    this.restFlux    = 0;
    if (!this.anchorTarget) { this.clearAnchor(10); return; }

    const H = this.getH();

    if (this.anchorType === 'grass') {
      const g       = this.anchorTarget;
      const d       = p5.Vector.dist(this.pos, g.pos);
      const overlap = max(0, 1 - d / (g.radius * 0.95));
      const intake  = overlap * (1 - this.fear);

      this.intakeFood = intake * g.nutrition * PARAMS.INTAKE_FOOD_ANCHORED;
      this.restFlux   = intake * g.stopEase  * PARAMS.RESTFLUX_GRASS_ANCHORED;

      const eaten = g.consume(min(this.intakeFood, PARAMS.INTAKE_FOOD_ANCHORED));
      this.hunger   = max(0, this.hunger - eaten * PARAMS.HUNGER_PER_FOOD);
      this.H_vec.hunger = max(0, this.H_vec.hunger - eaten * PARAMS.H_EAT_COOL);
      this.fatigue  = max(0, this.fatigue - this.restFlux);

      // NAモード中は「怖いから留まる」に反転：fear退場閾値を引き上げる
      const fearBreakG = lerp(PARAMS.FEAR_ANCHOR_BREAK, 0.92, this.naLevel);
      if (
        this.fear > fearBreakG ||
        g.nutrition < 0.08 ||
        this.thirst  > PARAMS.ANCHOR_GRASS_EXIT_THIRST  ||
        this.hunger  < PARAMS.ANCHOR_GRASS_EXIT_HUNGER  ||
        this.fatigue < PARAMS.ANCHOR_GRASS_EXIT_FATIGUE ||
        H > PARAMS.H_ANCHOR_THRESHOLD
      ) {
        this.releaseFromPatch(g, PARAMS.COOLDOWN_ANCHOR);
      }
      return;
    }

    if (this.anchorType === 'water') {
      const w       = this.anchorTarget;
      const d       = p5.Vector.dist(this.pos, w.pos);
      const overlap = max(0, 1 - d / (w.radius * 0.95));
      const intake  = overlap * (1 - this.fear);

      this.intakeWater = intake * w.hydration * w.available * PARAMS.INTAKE_WATER_ANCHORED;
      this.restFlux    = intake * w.stopEase  * PARAMS.RESTFLUX_WATER_ANCHORED;

      const drank = w.drink(min(this.intakeWater, PARAMS.INTAKE_WATER_ANCHORED));
      this.thirst  = max(0, this.thirst - drank * PARAMS.THIRST_PER_WATER);
      this.H_vec.thirst = max(0, this.H_vec.thirst - drank * PARAMS.H_DRINK_COOL);
      this.fatigue = max(0, this.fatigue - this.restFlux);

      const fearBreakW = lerp(PARAMS.FEAR_ANCHOR_BREAK, 0.92, this.naLevel);
      if (
        this.fear > fearBreakW ||
        w.available < 0.07 ||
        this.thirst < PARAMS.ANCHOR_WATER_EXIT_THIRST ||
        H > PARAMS.H_ANCHOR_THRESHOLD
      ) {
        this.releaseFromPatch(w, PARAMS.COOLDOWN_ANCHOR);
      }
      return;
    }
  }

  releaseFromPatch(patch, cooldown) {
    const away = p5.Vector.sub(this.pos, patch.pos);
    if (away.mag() < 0.001) away.set(random(-1, 1), random(-1, 1));
    away.normalize();
    this.vel = away.copy().mult(PARAMS.RELEASE_VEL);
    this._scaleH(PARAMS.H_JUMP_RESIDUAL); // H → ρH（各成分に一様適用）
    this.clearAnchor(cooldown);
  }

  clearAnchor(cooldown) {
    this.isAnchored    = false;
    this.anchorType    = null;
    this.anchorTarget  = null;
    this.anchorCooldown = cooldown;
  }

  // H_vec の支配成分→表示色
  _H_ringColor(alpha) {
    const v = this.H_vec;
    const dom = max(v.hunger, v.thirst, v.fatigue, v.fear);
    if (dom < 0.05)           return color(100, 220, 255, alpha); // 低H：水色
    if (dom === v.hunger)     return color(220, 185,  70, alpha); // 空腹熱：黄
    if (dom === v.thirst)     return color( 80, 150, 255, alpha); // 口渇熱：青
    if (dom === v.fatigue)    return color(160, 100, 220, alpha); // 疲労熱：紫
    /* fear */                return color(255,  80,  80, alpha); // 恐怖熱：赤
  }

  show() {
    if (!this.alive) {
      push();
      translate(this.pos.x, this.pos.y);
      stroke(120);
      line(-8, -8, 8, 8);
      line(-8, 8, 8, -8);
      pop();
      return;
    }

    drawVector(this.pos, this.lastForces.food,   color(80,  220, 120), 180);
    drawVector(this.pos, this.lastForces.water,  color(160, 120, 255), 180);
    drawVector(this.pos, this.lastForces.cover,  color(80,  220, 255), 180);
    drawVector(this.pos, this.lastForces.danger, color(255, 80,  80),  230);

    push();
    translate(this.pos.x, this.pos.y);

    const H     = this.getH();
    const alpha = map(H, 0, 3, 20, 150, true);
    noFill();
    stroke(this._H_ringColor(alpha));
    circle(0, 0, 12 + H * 10);

    if (this.isAnchored) {
      stroke(255, 255, 180, 160);
      noFill();
      circle(0, 0, 24);
    }

    noStroke();
    const calmColor = color(210, 220, 235);
    const fearColor = color(255, 180, 140);
    const naColor   = color(255, 235, 80);  // NA-switch：黄色（高覚醒）
    const body = lerpColor(lerpColor(calmColor, fearColor, this.fear), naColor, this.naLevel);
    fill(body);
    rotate(this.vel.heading());
    ellipse(0, 0, 18, 12);
    ellipse(-7, -5, 5, 12);
    ellipse(-1, -6, 5, 12);
    pop();
  }
}

// ===== ユーティリティ =====
function distancePointToSegment(p, a, b) {
  const ab = p5.Vector.sub(b, a);
  const ap = p5.Vector.sub(p, a);
  const abLenSq = ab.magSq();
  if (abLenSq === 0) return p5.Vector.dist(p, a);
  const t = constrain(ap.dot(ab) / abLenSq, 0, 1);
  return p5.Vector.dist(p, p5.Vector.add(a, p5.Vector.mult(ab, t)));
}

function drawVector(origin, vec, col, scale = 220) {
  const v = p5.Vector.mult(vec, scale);
  stroke(col);
  strokeWeight(2);
  line(origin.x, origin.y, origin.x + v.x, origin.y + v.y);
}

function wrapPosition(pos) {
  if (pos.x < 0)      pos.x = width;
  if (pos.x > width)  pos.x = 0;
  if (pos.y < 0)      pos.y = height;
  if (pos.y > height) pos.y = 0;
}
